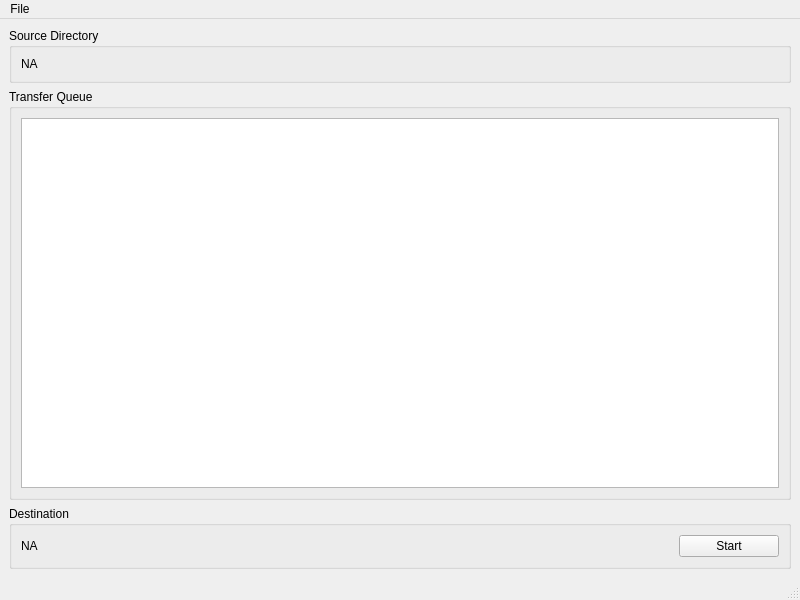
<?xml version="1.0" encoding="UTF-8"?>
<ui version="4.0">
 <class>MainWindow</class>
 <widget class="QMainWindow" name="MainWindow">
  <property name="geometry">
   <rect>
    <x>0</x>
    <y>0</y>
    <width>800</width>
    <height>600</height>
   </rect>
  </property>
  <property name="windowTitle">
   <string>Hazelnut</string>
  </property>
  <widget class="QWidget" name="centralwidget">
   <layout class="QVBoxLayout" name="verticalLayout">
    <item>
     <widget class="QGroupBox" name="sourceGroupBox">
      <property name="title">
       <string>Source Directory</string>
      </property>
      <layout class="QGridLayout" name="gridLayout">
       <item row="0" column="0">
        <widget class="QLabel" name="sourceLabel">
         <property name="text">
          <string>NA</string>
         </property>
        </widget>
       </item>
      </layout>
     </widget>
    </item>
    <item>
     <widget class="QGroupBox" name="transferGroupBox">
      <property name="title">
       <string>Transfer Queue</string>
      </property>
      <layout class="QGridLayout" name="gridLayout_2">
       <item row="0" column="0">
        <widget class="TransferQueueMVC" name="transferQueueMVC">
         <property name="sizePolicy">
          <sizepolicy hsizetype="Expanding" vsizetype="Expanding">
           <horstretch>0</horstretch>
           <verstretch>0</verstretch>
          </sizepolicy>
         </property>
        </widget>
       </item>
      </layout>
     </widget>
    </item>
    <item>
     <layout class="QHBoxLayout" name="horizontalLayout">
      <item>
       <widget class="QGroupBox" name="destinationGroupBox">
        <property name="sizePolicy">
         <sizepolicy hsizetype="Preferred" vsizetype="Preferred">
          <horstretch>0</horstretch>
          <verstretch>0</verstretch>
         </sizepolicy>
        </property>
        <property name="title">
         <string>Destination</string>
        </property>
        <layout class="QGridLayout" name="gridLayout_3">
         <item row="0" column="0">
          <widget class="QLabel" name="destinationLabel">
           <property name="text">
            <string>NA</string>
           </property>
          </widget>
         </item>
         <item row="0" column="1">
          <widget class="QPushButton" name="startPushButton">
           <property name="sizePolicy">
            <sizepolicy hsizetype="Maximum" vsizetype="Preferred">
             <horstretch>0</horstretch>
             <verstretch>0</verstretch>
            </sizepolicy>
           </property>
           <property name="minimumSize">
            <size>
             <width>100</width>
             <height>0</height>
            </size>
           </property>
           <property name="text">
            <string>Start</string>
           </property>
          </widget>
         </item>
        </layout>
       </widget>
      </item>
     </layout>
    </item>
   </layout>
  </widget>
  <widget class="QMenuBar" name="menubar">
   <property name="geometry">
    <rect>
     <x>0</x>
     <y>0</y>
     <width>800</width>
     <height>25</height>
    </rect>
   </property>
   <widget class="QMenu" name="menuFile">
    <property name="title">
     <string>File</string>
    </property>
    <addaction name="actionSource"/>
    <addaction name="actionDestination"/>
    <addaction name="separator"/>
    <addaction name="actionQuit"/>
   </widget>
   <addaction name="menuFile"/>
  </widget>
  <widget class="QStatusBar" name="statusbar"/>
  <action name="actionSource_directory">
   <property name="text">
    <string>Source directory</string>
   </property>
  </action>
  <action name="actionQuit">
   <property name="text">
    <string>Quit</string>
   </property>
  </action>
  <action name="actionSource">
   <property name="text">
    <string>Source</string>
   </property>
  </action>
  <action name="actionDestination">
   <property name="text">
    <string>Destination</string>
   </property>
  </action>
 </widget>
 <customwidgets>
  <customwidget>
   <class>TransferQueueMVC</class>
   <extends>QListView</extends>
   <header>transferQueue</header>
  </customwidget>
 </customwidgets>
 <resources/>
 <connections/>
</ui>
